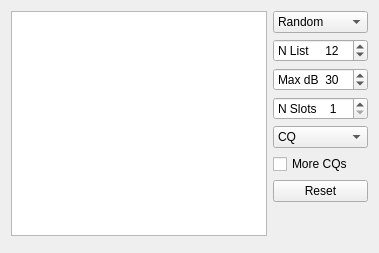
                      <widget class="QWidget" name="tab_3">
                       <attribute name="title">
                        <string>2</string>
                       </attribute>
                       <layout class="QGridLayout" name="gridLayout_11">
                        <item row="0" column="1" rowspan="2">
                         <layout class="QGridLayout" name="gridLayout_10">
                          <item row="2" column="0">
                           <widget class="QSpinBox" name="sbMax_dB">
                            <property name="sizePolicy">
                             <sizepolicy hsizetype="Expanding" vsizetype="Fixed">
                              <horstretch>0</horstretch>
                              <verstretch>0</verstretch>
                             </sizepolicy>
                            </property>
                            <property name="maximumSize">
                             <size>
                              <width>16777215</width>
                              <height>16777215</height>
                             </size>
                            </property>
                            <property name="prefix">
                             <string>Max dB  </string>
                            </property>
                            <property name="minimum">
                             <number>-15</number>
                            </property>
                            <property name="maximum">
                             <number>70</number>
                            </property>
                            <property name="value">
                             <number>30</number>
                            </property>
                           </widget>
                          </item>
                          <item row="4" column="0">
                           <widget class="QComboBox" name="comboBoxCQ">
                            <property name="currentText">
                             <string>CQ</string>
                            </property>
                            <item>
                             <property name="text">
                              <string>CQ</string>
                             </property>
                            </item>
                            <item>
                             <property name="text">
                              <string>CQ AF</string>
                             </property>
                            </item>
                            <item>
                             <property name="text">
                              <string>CQ AN</string>
                             </property>
                            </item>
                            <item>
                             <property name="text">
                              <string>CQ AS</string>
                             </property>
                            </item>
                            <item>
                             <property name="text">
                              <string>CQ EU</string>
                             </property>
                            </item>
                            <item>
                             <property name="text">
                              <string>CQ NA</string>
                             </property>
                            </item>
                            <item>
                             <property name="text">
                              <string>CQ OC</string>
                             </property>
                            </item>
                            <item>
                             <property name="text">
                              <string>CQ SA</string>
                             </property>
                            </item>
                            <item>
                             <property name="text">
                              <string>CQ 0</string>
                             </property>
                            </item>
                            <item>
                             <property name="text">
                              <string>CQ 1</string>
                             </property>
                            </item>
                            <item>
                             <property name="text">
                              <string>CQ 2</string>
                             </property>
                            </item>
                            <item>
                             <property name="text">
                              <string>CQ 3</string>
                             </property>
                            </item>
                            <item>
                             <property name="text">
                              <string>CQ 4</string>
                             </property>
                            </item>
                            <item>
                             <property name="text">
                              <string>CQ 5</string>
                             </property>
                            </item>
                            <item>
                             <property name="text">
                              <string>CQ 6</string>
                             </property>
                            </item>
                            <item>
                             <property name="text">
                              <string>CQ 7</string>
                             </property>
                            </item>
                            <item>
                             <property name="text">
                              <string>CQ 8</string>
                             </property>
                            </item>
                            <item>
                             <property name="text">
                              <string>CQ 9</string>
                             </property>
                            </item>
                           </widget>
                          </item>
                          <item row="6" column="0">
                           <widget class="QPushButton" name="pbFoxReset">
                            <property name="text">
                             <string>Reset</string>
                            </property>
                           </widget>
                          </item>
                          <item row="1" column="0">
                           <widget class="QSpinBox" name="sbNlist">
                            <property name="sizePolicy">
                             <sizepolicy hsizetype="Expanding" vsizetype="Fixed">
                              <horstretch>0</horstretch>
                              <verstretch>0</verstretch>
                             </sizepolicy>
                            </property>
                            <property name="maximumSize">
                             <size>
                              <width>16777215</width>
                              <height>16777215</height>
                             </size>
                            </property>
                            <property name="prefix">
                             <string>N List     </string>
                            </property>
                            <property name="minimum">
                             <number>5</number>
                            </property>
                            <property name="maximum">
                             <number>100</number>
                            </property>
                            <property name="value">
                             <number>12</number>
                            </property>
                           </widget>
                          </item>
                          <item row="3" column="0">
                           <widget class="QSpinBox" name="sbNslots">
                            <property name="sizePolicy">
                             <sizepolicy hsizetype="Expanding" vsizetype="Fixed">
                              <horstretch>0</horstretch>
                              <verstretch>0</verstretch>
                             </sizepolicy>
                            </property>
                            <property name="maximumSize">
                             <size>
                              <width>16777215</width>
                              <height>16777215</height>
                             </size>
                            </property>
                            <property name="suffix">
                             <string/>
                            </property>
                            <property name="prefix">
                             <string>N Slots    </string>
                            </property>
                            <property name="minimum">
                             <number>1</number>
                            </property>
                            <property name="maximum">
                             <number>5</number>
                            </property>
                            <property name="value">
                             <number>1</number>
                            </property>
                            <property name="displayIntegerBase">
                             <number>10</number>
                            </property>
                           </widget>
                          </item>
                          <item row="0" column="0">
                           <widget class="QComboBox" name="comboBoxHoundSort">
                            <property name="sizePolicy">
                             <sizepolicy hsizetype="Expanding" vsizetype="Fixed">
                              <horstretch>0</horstretch>
                              <verstretch>0</verstretch>
                             </sizepolicy>
                            </property>
                            <property name="maximumSize">
                             <size>
                              <width>16777215</width>
                              <height>16777215</height>
                             </size>
                            </property>
                            <property name="currentText">
                             <string>Random</string>
                            </property>
                            <property name="maxVisibleItems">
                             <number>5</number>
                            </property>
                            <item>
                             <property name="text">
                              <string>Random</string>
                             </property>
                            </item>
                            <item>
                             <property name="text">
                              <string>Call</string>
                             </property>
                            </item>
                            <item>
                             <property name="text">
                              <string>Grid</string>
                             </property>
                            </item>
                            <item>
                             <property name="text">
                              <string>S/N (dB)</string>
                             </property>
                            </item>
                            <item>
                             <property name="text">
                              <string>Distance</string>
                             </property>
                            </item>
                           </widget>
                          </item>
                          <item row="7" column="0">
                           <spacer name="verticalSpacer">
                            <property name="orientation">
                             <enum>Qt::Vertical</enum>
                            </property>
                            <property name="sizeHint" stdset="0">
                             <size>
                              <width>20</width>
                              <height>40</height>
                             </size>
                            </property>
                           </spacer>
                          </item>
                          <item row="5" column="0">
                           <widget class="QCheckBox" name="cbMoreCQs">
                            <property name="text">
                             <string>More CQs</string>
                            </property>
                           </widget>
                          </item>
                         </layout>
                        </item>
                        <item row="0" column="0">
                         <widget class="DisplayText" name="textBrowser4">
                          <property name="maximumSize">
                           <size>
                            <width>16777215</width>
                            <height>16777215</height>
                           </size>
                          </property>
                         </widget>
                        </item>
                       </layout>
                      </widget>
